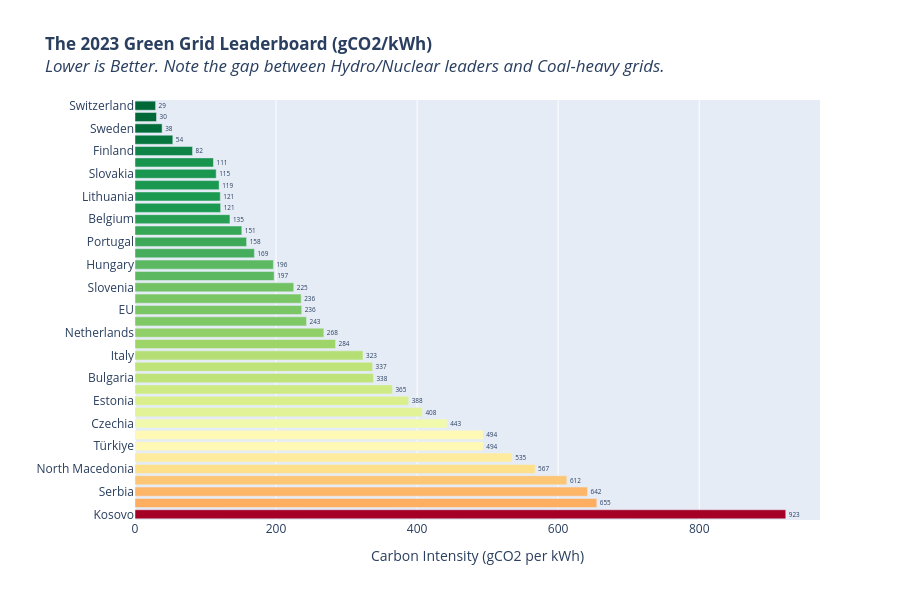

Here is the notebook cell this chart was saved with:
### Code cell
fig = px.bar(
    df_history_CO2_2023,
    x="value",
    y="Country",
    orientation="h",
    title="<b>The 2023 Green Grid Leaderboard (gCO2/kWh)</b><br><i>Lower is Better. Note the gap between Hydro/Nuclear leaders and Coal-heavy grids.</i>",
    color="value",
    color_continuous_scale="RdYlGn_r",  # Red (Dirty) to Green (Clean) reversed
    text="value",
)

fig.update_layout(
    xaxis_title="Carbon Intensity (gCO2 per kWh)",
    yaxis_title="",
    coloraxis_showscale=False,
    height=600,
)

fig.update_traces(texttemplate="%{text:.0f}", textposition="outside")
fig.show()

### Figure 1 — Plotly figure (JSON) as saved in the notebook; plotly's stock layout.template omitted (floating-point values rounded to 4 significant figures)
{"data": [{"hovertemplate": "value=%{marker.color}<br>Country=%{y}<extra></extra>", "legendgroup": "", "marker": {"color": [922.7, 654.8, 641.6, 612.3, 567.3, 534.8, 493.7, 493.6, 442.6, 407.6, 388.0, 365.0, 338.1, 336.9, 323.3, 284.4, 267.8, 243.2, 236.3, 235.6, 225.1, 197.3, 196.2, 169.3, 158.3, 151.4, 134.6, 121.4, 120.9, 119.3, 115.1, 111.2, 81.59, 53.63, 38.46, 30.48, 29.2], "coloraxis": "coloraxis", "pattern": {"shape": ""}}, "name": "", "orientation": "h", "showlegend": false, "text": [922.7, 654.8, 641.6, 612.3, 567.3, 534.8, 493.7, 493.6, 442.6, 407.6, 388.0, 365.0, 338.1, 336.9, 323.3, 284.4, 267.8, 243.2, 236.3, 235.6, 225.1, 197.3, 196.2, 169.3, 158.3, 151.4, 134.6, 121.4, 120.9, 119.3, 115.1, 111.2, 81.59, 53.63, 38.46, 30.48, 29.2], "textposition": "outside", "texttemplate": "%{text:.0f}", "type": "bar", "x": [922.7, 654.8, 641.6, 612.3, 567.3, 534.8, 493.7, 493.6, 442.6, 407.6, 388.0, 365.0, 338.1, 336.9, 323.3, 284.4, 267.8, 243.2, 236.3, 235.6, 225.1, 197.3, 196.2, 169.3, 158.3, 151.4, 134.6, 121.4, 120.9, 119.3, 115.1, 111.2, 81.59, 53.63, 38.46, 30.48, 29.2], "xaxis": "x", "y": ["Kosovo", "Poland", "Serbia", "Bosnia Herzegovina", "North Macedonia", "Cyprus", "Türkiye", "Malta", "Czechia", "Montenegro", "Estonia", "Germany", "Bulgaria", "Greece", "Italy", "Ireland", "Netherlands", "Romania", "EU", "United Kingdom", "Slovenia", "Croatia", "Hungary", "Spain", "Portugal", "Denmark", "Belgium", "Luxembourg", "Lithuania", "Latvia", "Slovakia", "Austria", "Finland", "France", "Sweden", "Norway", "Switzerland"], "yaxis": "y"}], "layout": {"barmode": "relative", "coloraxis": {"autocolorscale": false, "colorbar": {"title": {"text": "value"}}, "colorscale": [[0, "rgb(0,104,55)"], [0.1, "rgb(26,152,80)"], [0.2, "rgb(102,189,99)"], [0.3, "rgb(166,217,106)"], [0.4, "rgb(217,239,139)"], [0.5, "rgb(255,255,191)"], [0.6, "rgb(254,224,139)"], [0.7, "rgb(253,174,97)"], [0.8, "rgb(244,109,67)"], [0.9, "rgb(215,48,39)"], [1, "rgb(165,0,38)"]], "showscale": false}, "height": 600, "legend": {"tracegroupgap": 0}, "title": {"text": "<b>The 2023 Green Grid Leaderboard (gCO2/kWh)</b><br><i>Lower is Better. Note the gap between Hydro/Nuclear leaders and Coal-heavy grids.</i>"}, "xaxis": {"anchor": "y", "domain": [0, 1], "title": {"text": "Carbon Intensity (gCO2 per kWh)"}}, "yaxis": {"anchor": "x", "domain": [0, 1], "title": {"text": ""}}}}
